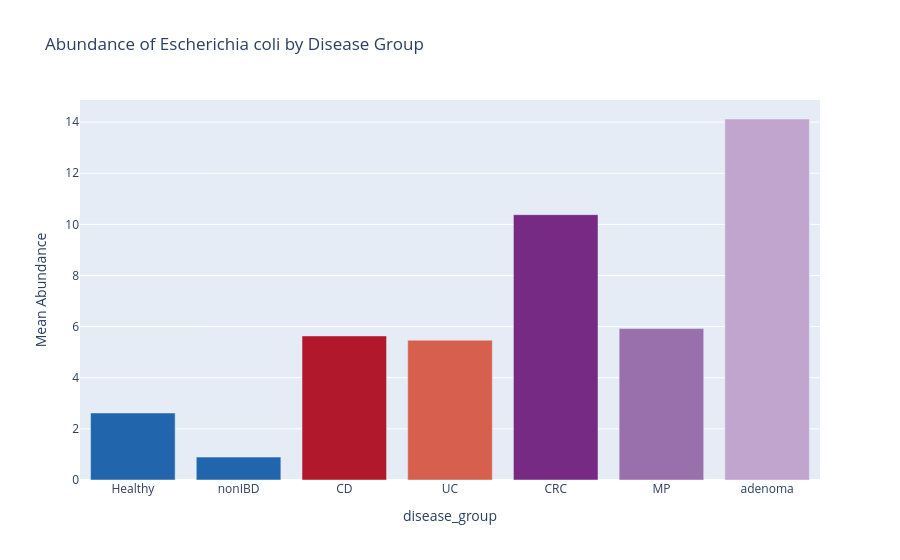

Source (notebook cell):
### Code cell
cur_species =  "Veillonella parvula" # "Veillonella parvula", "Escherichia coli"
operon_abd_data.pl.barplot(
    feature_name=cur_species, 
    x_axis_col="disease_group",
    feature_type_col="species",
    title="Abundance of {0} by Disease Group".format(cur_species),
    color_map = {
            "Healthy": "#2166ac",
            "nonIBD": "#2166ac",
            "CD": "#b2182b",
            "UC": "#d6604d",
            "CRC": "#762a83",
            "MP": "#9970ab",
            "adenoma": "#c2a5cf",
        }
)

### Figure 1 — Plotly figure (JSON) as saved in the notebook; plotly's stock layout.template omitted (floating-point values rounded to 4 significant figures)
{"data": [{"hovertemplate": "disease_group=%{x}<br>mean_abundance=%{y}<extra></extra>", "legendgroup": "Healthy", "marker": {"color": "#2166ac", "pattern": {"shape": ""}}, "name": "Healthy", "orientation": "v", "showlegend": true, "textposition": "auto", "type": "bar", "x": ["Healthy"], "xaxis": "x", "y": [2.621], "yaxis": "y"}, {"hovertemplate": "disease_group=%{x}<br>mean_abundance=%{y}<extra></extra>", "legendgroup": "nonIBD", "marker": {"color": "#2166ac", "pattern": {"shape": ""}}, "name": "nonIBD", "orientation": "v", "showlegend": true, "textposition": "auto", "type": "bar", "x": ["nonIBD"], "xaxis": "x", "y": [0.895], "yaxis": "y"}, {"hovertemplate": "disease_group=%{x}<br>mean_abundance=%{y}<extra></extra>", "legendgroup": "CD", "marker": {"color": "#b2182b", "pattern": {"shape": ""}}, "name": "CD", "orientation": "v", "showlegend": true, "textposition": "auto", "type": "bar", "x": ["CD"], "xaxis": "x", "y": [5.636], "yaxis": "y"}, {"hovertemplate": "disease_group=%{x}<br>mean_abundance=%{y}<extra></extra>", "legendgroup": "UC", "marker": {"color": "#d6604d", "pattern": {"shape": ""}}, "name": "UC", "orientation": "v", "showlegend": true, "textposition": "auto", "type": "bar", "x": ["UC"], "xaxis": "x", "y": [5.47], "yaxis": "y"}, {"hovertemplate": "disease_group=%{x}<br>mean_abundance=%{y}<extra></extra>", "legendgroup": "CRC", "marker": {"color": "#762a83", "pattern": {"shape": ""}}, "name": "CRC", "orientation": "v", "showlegend": true, "textposition": "auto", "type": "bar", "x": ["CRC"], "xaxis": "x", "y": [10.38], "yaxis": "y"}, {"hovertemplate": "disease_group=%{x}<br>mean_abundance=%{y}<extra></extra>", "legendgroup": "MP", "marker": {"color": "#9970ab", "pattern": {"shape": ""}}, "name": "MP", "orientation": "v", "showlegend": true, "textposition": "auto", "type": "bar", "x": ["MP"], "xaxis": "x", "y": [5.923], "yaxis": "y"}, {"hovertemplate": "disease_group=%{x}<br>mean_abundance=%{y}<extra></extra>", "legendgroup": "adenoma", "marker": {"color": "#c2a5cf", "pattern": {"shape": ""}}, "name": "adenoma", "orientation": "v", "showlegend": true, "textposition": "auto", "type": "bar", "x": ["adenoma"], "xaxis": "x", "y": [14.12], "yaxis": "y"}], "layout": {"barmode": "relative", "legend": {"title": {"text": "disease_group"}, "tracegroupgap": 0}, "showlegend": false, "title": {"text": "Abundance of Escherichia coli by Disease Group"}, "xaxis": {"anchor": "y", "categoryarray": ["Healthy", "nonIBD", "CD", "UC", "CRC", "MP", "adenoma"], "categoryorder": "array", "domain": [0, 1], "title": {"text": "disease_group"}}, "yaxis": {"anchor": "x", "domain": [0, 1], "title": {"text": "Mean Abundance"}}}}
